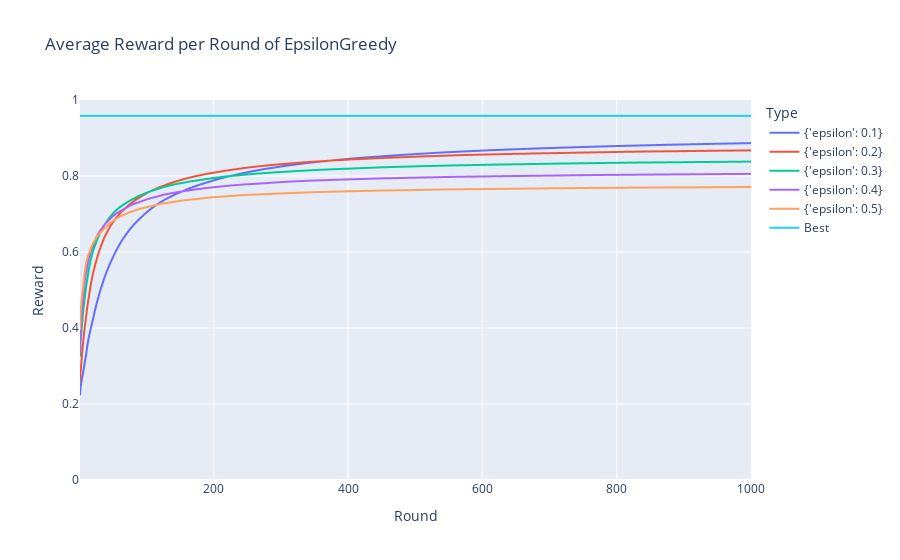
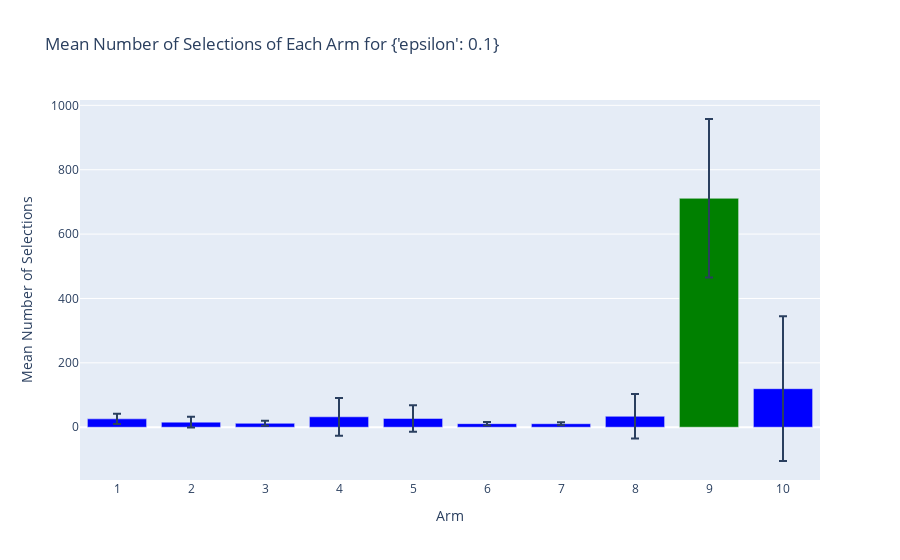

These figures' notebook cell, in order:
### Code cell
epsilon_greedy_results = MABExperiment(
    num_arms=NUM_ARMS, 
    num_rounds=NUM_ROUNDS,
    num_episodes=NUM_EPISODES,
    Algorithm=EpsilonGreedy,
    grid_params={'epsilon': [0.1, 0.2, 0.3, 0.4, 0.5]},
    environment=env
).run()

### Figure 1 — Plotly figure (JSON) as saved in the notebook; plotly's stock layout.template omitted (floating-point values rounded to 4 significant figures; data arrays with more than 128 entries replaced by an {"elided": "..."} marker saying what was removed)
{"data": [{"hovertemplate": "Type={'epsilon': 0.1}<br>Round=%{x}<br>Reward=%{y}<extra></extra>", "legendgroup": "{'epsilon': 0.1}", "line": {"color": "#636efa", "dash": "solid"}, "marker": {"symbol": "circle"}, "mode": "lines", "name": "{'epsilon': 0.1}", "showlegend": true, "type": "scattergl", "x": {"elided": "1000 int values"}, "xaxis": "x", "y": {"elided": "1000 float values"}, "yaxis": "y"}, {"hovertemplate": "Type={'epsilon': 0.2}<br>Round=%{x}<br>Reward=%{y}<extra></extra>", "legendgroup": "{'epsilon': 0.2}", "line": {"color": "#EF553B", "dash": "solid"}, "marker": {"symbol": "circle"}, "mode": "lines", "name": "{'epsilon': 0.2}", "showlegend": true, "type": "scattergl", "x": {"elided": "1000 int values"}, "xaxis": "x", "y": {"elided": "1000 float values"}, "yaxis": "y"}, {"hovertemplate": "Type={'epsilon': 0.3}<br>Round=%{x}<br>Reward=%{y}<extra></extra>", "legendgroup": "{'epsilon': 0.3}", "line": {"color": "#00cc96", "dash": "solid"}, "marker": {"symbol": "circle"}, "mode": "lines", "name": "{'epsilon': 0.3}", "showlegend": true, "type": "scattergl", "x": {"elided": "1000 int values"}, "xaxis": "x", "y": {"elided": "1000 float values"}, "yaxis": "y"}, {"hovertemplate": "Type={'epsilon': 0.4}<br>Round=%{x}<br>Reward=%{y}<extra></extra>", "legendgroup": "{'epsilon': 0.4}", "line": {"color": "#ab63fa", "dash": "solid"}, "marker": {"symbol": "circle"}, "mode": "lines", "name": "{'epsilon': 0.4}", "showlegend": true, "type": "scattergl", "x": {"elided": "1000 int values"}, "xaxis": "x", "y": {"elided": "1000 float values"}, "yaxis": "y"}, {"hovertemplate": "Type={'epsilon': 0.5}<br>Round=%{x}<br>Reward=%{y}<extra></extra>", "legendgroup": "{'epsilon': 0.5}", "line": {"color": "#FFA15A", "dash": "solid"}, "marker": {"symbol": "circle"}, "mode": "lines", "name": "{'epsilon': 0.5}", "showlegend": true, "type": "scattergl", "x": {"elided": "1000 int values"}, "xaxis": "x", "y": {"elided": "1000 float values"}, "yaxis": "y"}, {"hovertemplate": "Type=Best<br>Round=%{x}<br>Reward=%{y}<extra></extra>", "legendgroup": "Best", "line": {"color": "#19d3f3", "dash": "solid"}, "marker": {"symbol": "circle"}, "mode": "lines", "name": "Best", "showlegend": true, "type": "scattergl", "x": {"elided": "1000 int values"}, "xaxis": "x", "y": {"elided": "1000 float values"}, "yaxis": "y"}], "layout": {"legend": {"title": {"text": "Type"}, "tracegroupgap": 0}, "title": {"text": "Average Reward per Round of EpsilonGreedy"}, "xaxis": {"anchor": "y", "domain": [0, 1], "title": {"text": "Round"}}, "yaxis": {"anchor": "x", "domain": [0, 1], "range": [0, 1], "title": {"text": "Reward"}}}}

### Figure 2 — Plotly figure (JSON) as saved in the notebook; plotly's stock layout.template omitted (floating-point values rounded to 4 significant figures)
{"data": [{"alignmentgroup": "True", "error_y": {"array": [15.89, 16.79, 7.766, 58.64, 41.11, 5.379, 4.9, 69.1, 246.4, 224.7]}, "hovertemplate": "Arm=%{x}<br>Mean Number of Selections=%{y}<extra></extra>", "legendgroup": "", "marker": {"color": ["blue", "blue", "blue", "blue", "blue", "blue", "blue", "blue", "green", "blue"], "pattern": {"shape": ""}}, "name": "", "offsetgroup": "", "orientation": "v", "showlegend": false, "textposition": "auto", "type": "bar", "x": ["1", "2", "3", "4", "5", "6", "7", "8", "9", "10"], "xaxis": "x", "y": [25.95, 15.75, 12.11, 32.32, 27.25, 11.01, 10.81, 33.91, 711.2, 119.7], "yaxis": "y"}], "layout": {"barmode": "relative", "legend": {"tracegroupgap": 0}, "title": {"text": "Mean Number of Selections of Each Arm for {'epsilon': 0.1}"}, "xaxis": {"anchor": "y", "domain": [0, 1], "title": {"text": "Arm"}}, "yaxis": {"anchor": "x", "domain": [0, 1], "title": {"text": "Mean Number of Selections"}}}}
